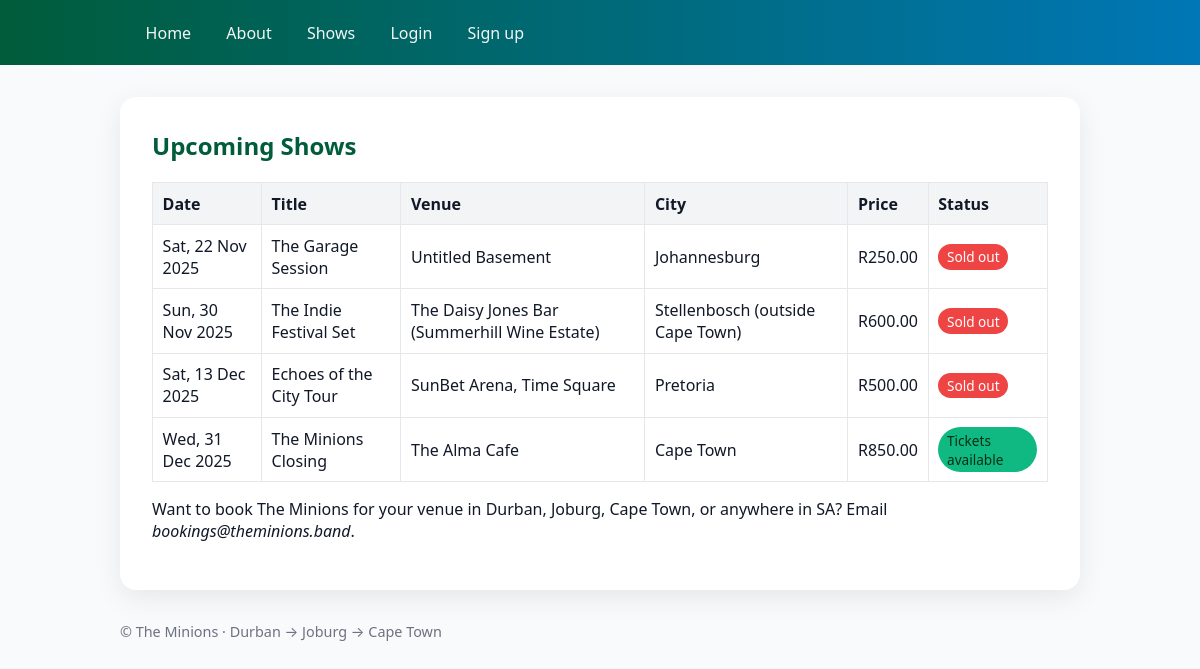
Page /shows/ on the committed database.
### band/models.py (models this page shows, shortened)
class Show(models.Model):
    title = models.CharField(max_length=120)
    venue = models.CharField(max_length=120)
    city = models.CharField(max_length=120)
    date = models.DateField()
    price = models.DecimalField(max_digits=6, decimal_places=2, null=True, blank=True)
    is_sold_out = models.BooleanField(default=False)

### band/views.py (the view)
# urls.py: path('shows/', views.ShowList.as_view(), name='shows'),
class ShowList(ListView):
    model = Show
    template_name = "band/shows.html"
    context_object_name = "shows"
    ordering = ["date"]
    paginate_by = 20  # optional; remove if you don't want pagination

### band/templates/band/shows.html
{% extends "base.html" %}
{% block content %}
<section>
  <h1>Upcoming Shows</h1>
  {% if shows %}
    <table>
      <thead>
        <tr>
          <th>Date</th>
          <th>Title</th>
          <th>Venue</th>
          <th>City</th>
          <th>Price</th>
          <th>Status</th>
        </tr>
      </thead>
      <tbody>
        {% for s in shows %}
          <tr>
            <td>{{ s.date|date:"D, j M Y" }}</td>
            <td>{{ s.title }}</td>
            <td>{{ s.venue }}</td>
            <td>{{ s.city }}</td>
            <td>
              {% if s.price %}
                R{{ s.price|floatformat:2 }}
              {% else %}
                TBA
              {% endif %}
            </td>
            <td>
              {% if s.is_sold_out %}
                <span class="badge soldout">Sold out</span>
              {% else %}
                <span class="badge available">Tickets available</span>
              {% endif %}
            </td>
          </tr>
        {% endfor %}
      </tbody>
    </table>
  {% else %}
    <p>No shows announced yet. Follow us and check back soon!</p>
  {% endif %}
  <p style="margin-top:1rem;">
    Want to book The Minions for your venue in Durban, Joburg, Cape Town, or anywhere in SA?
    Email <em>bookings@theminions.band</em>.
  </p>
</section>
{% endblock %}

### band/templates/base.html (shortened to what this page needs)
<!doctype html>
<html lang="en">
<head>
</head>
<body>
  <header>
    <nav>
      <a href="{% url 'home' %}">Home</a>
      <a href="{% url 'about' %}">About</a>
      <a href="{% url 'shows' %}">Shows</a>
      {% if user.is_authenticated %}
        <span>Hi, {{ user.username }}</span>
        <a href="{% url 'logout' %}">Logout</a>
      {% else %}
        <a href="{% url 'login' %}">Login</a>
        <a href="{% url 'signup' %}">Sign up</a>
      {% endif %}
    </nav>
  </header>
  <main class="container">
    {% block content %}{% endblock %}
  </main>
  <footer>
    © {{ now|date:"Y" }} The Minions · Durban → Joburg → Cape Town
  </footer>
</body>
</html>

### band/templates/base.html (style rules this page uses)
:root { --bg:#f9fafb; --card:#ffffff; --text:#111827; --muted:#6b7280; --primary:#005c3a; --primary2:#0077b6; --accent:#ffbf00; --link:#0b63ce; --border:#e5e7eb; }
* { box-sizing:border-box }
body { margin:0;font-family:system-ui,-apple-system,Segoe UI,Roboto,Arial; background:var(--bg);color:var(--text) }
header { background:linear-gradient(90deg,var(--primary),var(--primary2));color:#fff }
nav { max-width:960px;margin:0 auto;padding:1rem;display:flex;gap:1rem;flex-wrap:wrap }
nav a { color:#fff;text-decoration:none;padding:.35rem .6rem;border-radius:.5rem;opacity:.95 }
main.container { max-width:960px;margin:2rem auto;background:var(--card);padding:2rem; border-radius:16px;box-shadow:0 8px 28px rgba(0,0,0,.08) }
h1,h2 { color:var(--primary);margin-top:0 }
a { color:var(--link) }
table { width:100%;border-collapse:collapse;margin-top:1rem }
th,td { padding:.6rem;border:1px solid var(--border);text-align:left }
thead th { background:#f3f4f6 }
.badge { display:inline-block;padding:.2rem .55rem;border-radius:999px;font-size:.85rem }
.badge.available { background:#10b981;color:#052e16 }
.badge.soldout { background:#ef4444;color:white }
footer { max-width:960px;margin:2rem auto 3rem;color:var(--muted);font-size:.9rem }

### rows in the picture
Show: date "Sat, 22 Nov 2025", title "The Garage Session", venue "Untitled Basement", city "Johannesburg", price "250.00", is_sold_out "Sold out"
Show: date "Sun, 30 Nov 2025", title "The Indie Festival Set", venue "The Daisy Jones Bar (Summerhill Wine Estate)", city "Stellenbosch (outside Cape Town)", price "600.00", is_sold_out "Sold out"
Show: date "Sat, 13 Dec 2025", title "Echoes of the City Tour", venue "SunBet Arena, Time Square", city "Pretoria", price "500.00", is_sold_out "Sold out"
Show: date "Wed, 31 Dec 2025", title "The Minions Closing", venue "The Alma Cafe", city "Cape Town", price "850.00", is_sold_out "Tickets available"
